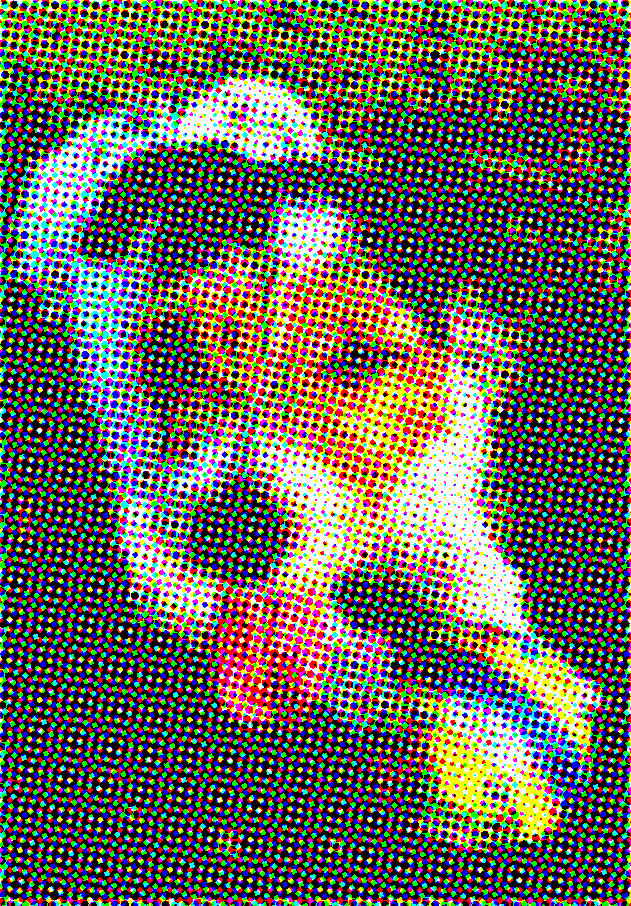
#> input picture examples/original_test.jpg, 631 x 906 px
$ python __main__.py ../examples/original_test.jpg
#> lines starting #> are read from the running program, lines starting #| are printed output that depends on the picture; after the words box and inside, x2 and y2 are one past the last pixel; in counts of white or black regions, pixels touching at a corner belong together
### halftone/halftone.py
# flake8: noqa

import io
import pathlib
from typing import List

from PIL import Image, ImageDraw, ImageStat


def make(
    path: str,
    sample: int = 10,
    scale: int = 1,
    percentage: int = 0,
    angles: List[int] = [75, 15, 45, 0],
    greyscale: bool = False,
    antialias: bool = False,
) -> io.BytesIO:
    """
    Leave filename_addition empty to save the image in place.
    Arguments:
        sample: Sample box size from original image, in pixels.
        scale: Max output dot diameter is sample * scale (which is also the
            number of possible dot sizes)
        percentage: How much of the gray component to remove from the CMY
            channels and put in the K channel.
        angles: A list of angles that each screen channel should be rotated by.
            Should be 4 ints when greyscale is false, else a list of 1 int.
        greyscale: color or greyscale made.
        antialias: boolean.
    """
#> called with path = '../examples/original_test.jpg', sample = 10, scale = 1, percentage = 0, greyscale = False, antialias = False
    if greyscale:
        assert len(angles) >= 1
    else:
        assert len(angles) >= 4

    input_path = pathlib.Path(path)
    original_image = Image.open(input_path)
#> original_image is the input picture: PIL image 631x906 CMYK; mean R, G, B 109.9, 101.2, 88.8
    image_type = original_image.get_format_mimetype()
#> image_type = 'image/jpeg'

    # remove any transparency
    original_image = original_image.convert("RGBA")
#> original_image: PIL image 631x906 RGBA
    im = Image.new("RGB", original_image.size, (255, 255, 255))
#> im: PIL image 631x906 RGB; every value is 255
    im.paste(original_image, mask=original_image.getchannel("A"))
    im = im.convert("RGB")

    assert image_type.startswith("image/")
    file_extension = image_type.split("/")[1]
#> file_extension = 'jpeg'

    if greyscale:
        gray_im = im.convert("L")
        channel_images = _halftone(
            im, gray_im, sample, scale, angles[:1], antialias
        )
        new = channel_images[0]

    else:
        cmyk = _gcr(im, percentage)
        channel_images = _halftone(
            im, cmyk, sample, scale, angles[:4], antialias
        )
#> the loop in _halftone, `for channel, angle in zip(cmyk, angles):` made 4 passes
#> (angle, size, width_half, height_half, xx1, yy1, xx2, yy2) on passes 1 to 3: (75, (1039, 844), 1085, 1224, 227, 159, 858, 1065), (15, (845, 1040), 1087, 1224, 228, 159, 859, 1065), (45, (1087, 1088), 1539, 1538, 454, 316, 1085, 1222)
#> (angle, width_half, height_half, xx1, yy1, xx2, yy2) on pass 4: (0, 631, 906, 0, 0, 631, 906)
#> pass 1, in _halftone, `channel = channel.rotate(angle, expand=1)`:
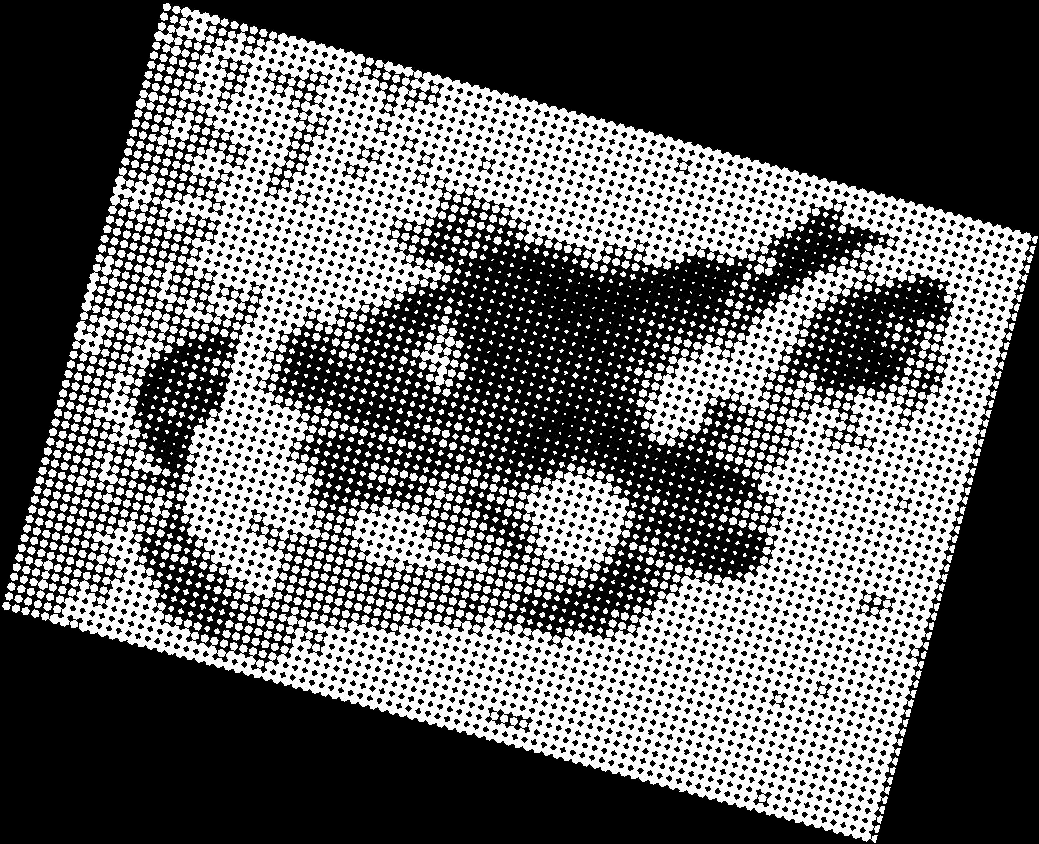
#> channel: PIL image 1039x844 L; min 0, max 255, mean 94.6
#> pass 1, in _halftone, `half_tone = half_tone.rotate(-angle, expand=1)`:
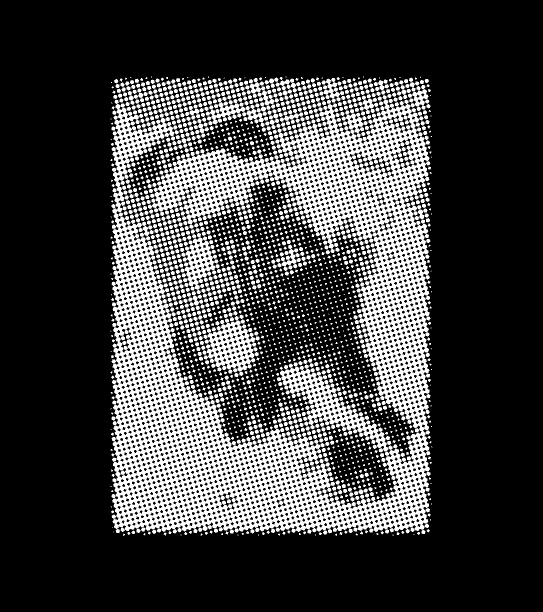
#> half_tone: PIL image 1085x1224 L (shown at 1/2 size); 24.8% white; 2355 white regions (668 under 20 px), largest, box (x1, y1, x2, y2) and area: (223, 172, 861, 1069) 233591, (407, 632, 520, 747) 6333, (363, 473, 439, 588) 3863
#> pass 1, in _halftone, `half_tone = half_tone.crop((xx1, yy1, xx2, yy2))`:
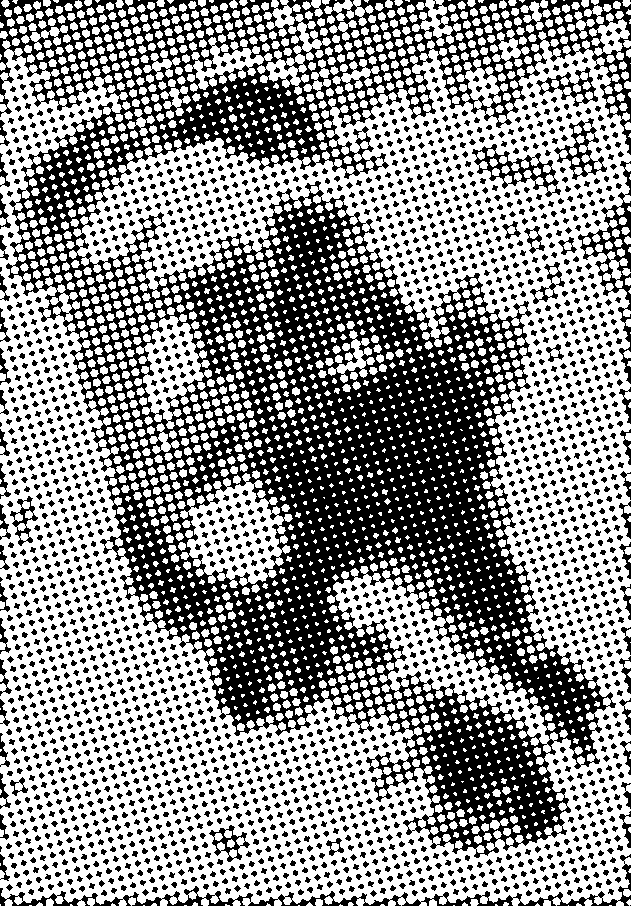
#> half_tone: PIL image 631x906 L; 57% white; 2347 black regions (6 under 20 px), largest, box (x1, y1, x2, y2) and area: (0, 0, 631, 858) 176683, (0, 854, 631, 906) 3436, (578, 161, 631, 384) 2091
#> after the loop in _halftone, `for channel, angle in zip(cmyk, angles):`: half_tone: PIL image 631x906 L; every value is 0
#> after the loop in _halftone, `for channel, angle in zip(cmyk, angles):`: dots = 4 items
#> channel_images = 4 items

        new = Image.merge("CMYK", channel_images)
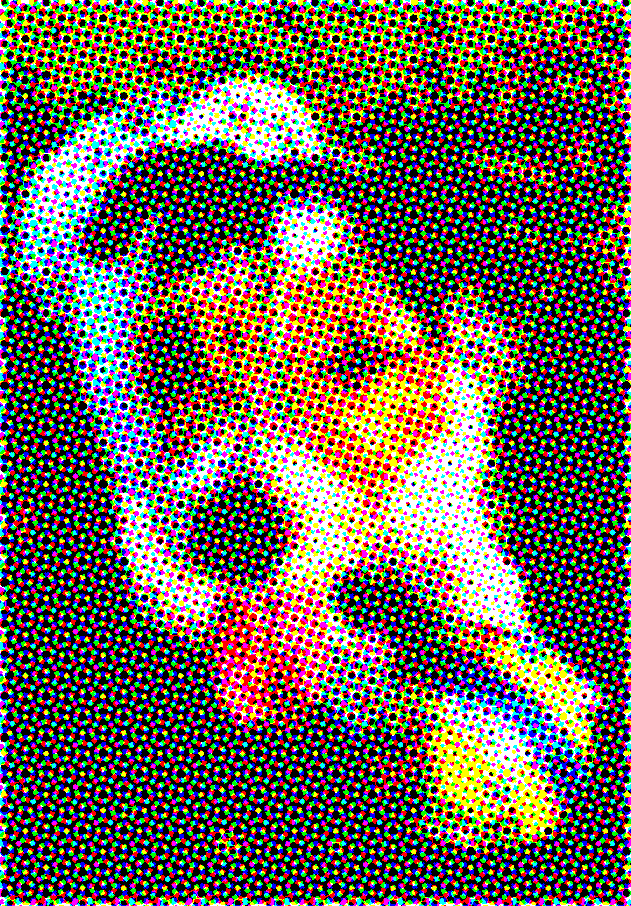
#> new: PIL image 631x906 CMYK; mean R, G, B 109.7, 100.4, 87.6

    image_bytes = io.BytesIO()
    new = new.convert("RGB")
    new.save(image_bytes, file_extension)
    return image_bytes


def _gcr(im, percentage):  # type: ignore
    """
    Basic "Gray Component Replacement" function. Returns a CMYK image with
    percentage gray component removed from the CMY channels and put in the
    K channel, ie. for percentage=100, (41, 100, 255, 0) >> (0, 59, 214, 41)
    """
    cmyk_im = im.convert("CMYK")
    if not percentage:
        return cmyk_im
    cmyk_im = cmyk_im.split()
    cmyk = []
    for i in range(4):
        cmyk.append(cmyk_im[i].load())
    for x in range(im.size[0]):
        for y in range(im.size[1]):
            gray = int(
                min(cmyk[0][x, y], cmyk[1][x, y], cmyk[2][x, y])
                * percentage
                / 100
            )
            for i in range(3):
                cmyk[i][x, y] = cmyk[i][x, y] - gray
            cmyk[3][x, y] = gray
    return Image.merge("CMYK", cmyk_im)


def _halftone(im, cmyk, sample, scale, angles, antialias):  # type: ignore
    """
    Returns list of half-tone images for cmyk image. sample (pixels),
    determines the sample box size from the original image. The maximum
    output dot diameter is given by sample * scale (which is also the number
    of possible dot sizes). So sample=1 will presevere the original image
    resolution, but scale must be >1 to allow variation in dot size.
    """

    # If we're antialiasing, we'll multiply the size of the image by this
    # scale while drawing, and then scale it back down again afterwards.
    # Because drawing isn't aliased, so drawing big and scaling back down
    # is the only way to get antialiasing from PIL/Pillow.
    antialias_scale = 4

    if antialias is True:
        scale = scale * antialias_scale

    cmyk = cmyk.split()
    dots = []

    for channel, angle in zip(cmyk, angles):
        channel = channel.rotate(angle, expand=1)
        size = channel.size[0] * scale, channel.size[1] * scale
        half_tone = Image.new("L", size)
        draw = ImageDraw.Draw(half_tone)

        # Cycle through one sample point at a time, drawing a circle for
        # each one:
        for x in range(0, channel.size[0], sample):
            for y in range(0, channel.size[1], sample):
                # Area we sample to get the level:
                box = channel.crop((x, y, x + sample, y + sample))

                # The average level for that box (0-255):
                mean = ImageStat.Stat(box).mean[0]

                # The diameter of the circle to draw based on the mean (0-1):
                diameter = (mean / 255) ** 0.5

                # Size of the box we'll draw the circle in:
                box_size = sample * scale

                # Diameter of circle we'll draw:
                # If sample=10 and scale=1 then this is (0-10)
                draw_diameter = diameter * box_size

                # Position of top-left of box we'll draw the circle in:
                # x_pos, y_pos = (x * scale), (y * scale)
                box_x, box_y = (x * scale), (y * scale)

                # Positioned of top-left and bottom-right of circle:
                # A maximum-sized circle will have its edges at the edges
                # of the draw box.
                x1 = box_x + ((box_size - draw_diameter) / 2)
                y1 = box_y + ((box_size - draw_diameter) / 2)
                x2 = x1 + draw_diameter
                y2 = y1 + draw_diameter

                draw.ellipse([(x1, y1), (x2, y2)], fill=255)

        half_tone = half_tone.rotate(-angle, expand=1)
        width_half, height_half = half_tone.size

        # Top-left and bottom-right of the image to crop to:
        xx1 = (width_half - im.size[0] * scale) / 2
        yy1 = (height_half - im.size[1] * scale) / 2
        xx2 = xx1 + im.size[0] * scale
        yy2 = yy1 + im.size[1] * scale

        half_tone = half_tone.crop((xx1, yy1, xx2, yy2))

        if antialias is True:
            # Scale it back down to antialias the image.
            w = int((xx2 - xx1) / antialias_scale)
            h = int((yy2 - yy1) / antialias_scale)
            half_tone = half_tone.resize((w, h), resample=Image.LANCZOS)

        dots.append(half_tone)
    return dots

### halftone/__main__.py
import sys

from halftone import make

if __name__ == "__main__":
    path = sys.argv[1]
    make(path)
